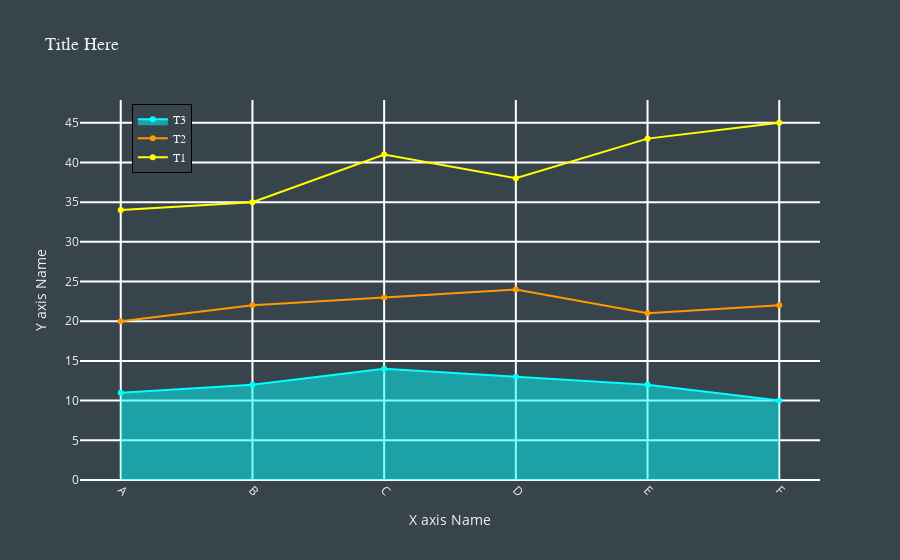

Source (notebook cell):
### Code cell
# 데이터 정의 

Li_Xdata = ['A', 'B', 'C', 'D', 'E', 'F']
Li_Ydata0 = [11, 12, 14, 13, 12,10]
Li_Ydata1 = [20, 22, 23, 24, 21,22]
Li_Ydata2 = [34, 35, 41, 38, 43,45]

# Chart 선택 및 데이터 배치, 색 설정 
Obj_Data0 = go.Scatter(x=Li_Xdata, y=Li_Ydata2, name='T1', line=dict(color='#ffff00'));
Obj_Data1 = go.Scatter(x=Li_Xdata, y=Li_Ydata1, name='T2', line=dict(color='#ff9900'));
Obj_Data2 = go.Scatter(x=Li_Xdata, y=Li_Ydata0, name='T3', line=dict(color='#00ffff'),fill='tozeroy',);

# Plot 데이터 구성 
Li_Data_Ex1 = [Obj_Data2, Obj_Data1, Obj_Data0]

# Make Layout 
Di_Layout_Ex1 = dict(
    title=go.layout.Title(text="Title Here",font=dict(family="Courier New, monospace",size=18,color="#f0f2f3")),
    showlegend=True,   # Legend On/Off 옵션 

    xaxis = go.layout.XAxis(title='X axis Name',tickangle=45, ticklen=5, zeroline=False, gridwidth=2,color="#f0f2f3"),
    yaxis = go.layout.YAxis(title='Y axis Name',ticklen=5,gridwidth=2,color="#f0f2f3"),
    # X,Y축 옵션 

    plot_bgcolor="#38444c",     #Plot 배경 색 
    paper_bgcolor="#38444c",    #Plot외부 배경 색 
    autosize=True,              #그림 크기 결정 

    # Legend 위치 조정 
    legend=go.layout.Legend(x=.07, y=.99,traceorder="normal",font=dict(family="sans-serif",size=12,color="#f0f2f3"),
                            bordercolor="Black",borderwidth=1),

)

# 그림 plot 
fig = go.Figure(data=Li_Data_Ex1, layout=Di_Layout_Ex1)
off.iplot(fig, filename='update_dropdown')

### Figure 1 — Plotly figure (JSON) as saved in the notebook; plotly's stock layout.template omitted (floating-point values rounded to 4 significant figures)
{"data": [{"fill": "tozeroy", "line": {"color": "#00ffff"}, "name": "T3", "type": "scatter", "x": ["A", "B", "C", "D", "E", "F"], "y": [11, 12, 14, 13, 12, 10]}, {"line": {"color": "#ff9900"}, "name": "T2", "type": "scatter", "x": ["A", "B", "C", "D", "E", "F"], "y": [20, 22, 23, 24, 21, 22]}, {"line": {"color": "#ffff00"}, "name": "T1", "type": "scatter", "x": ["A", "B", "C", "D", "E", "F"], "y": [34, 35, 41, 38, 43, 45]}], "layout": {"autosize": true, "legend": {"bordercolor": "Black", "borderwidth": 1, "font": {"color": "#f0f2f3", "family": "sans-serif", "size": 12}, "traceorder": "normal", "x": 0.07, "y": 0.99}, "paper_bgcolor": "#38444c", "plot_bgcolor": "#38444c", "showlegend": true, "title": {"font": {"color": "#f0f2f3", "family": "Courier New, monospace", "size": 18}, "text": "Title Here"}, "xaxis": {"color": "#f0f2f3", "gridwidth": 2, "tickangle": 45, "ticklen": 5, "title": {"text": "X axis Name"}, "zeroline": false}, "yaxis": {"color": "#f0f2f3", "gridwidth": 2, "ticklen": 5, "title": {"text": "Y axis Name"}}}}
